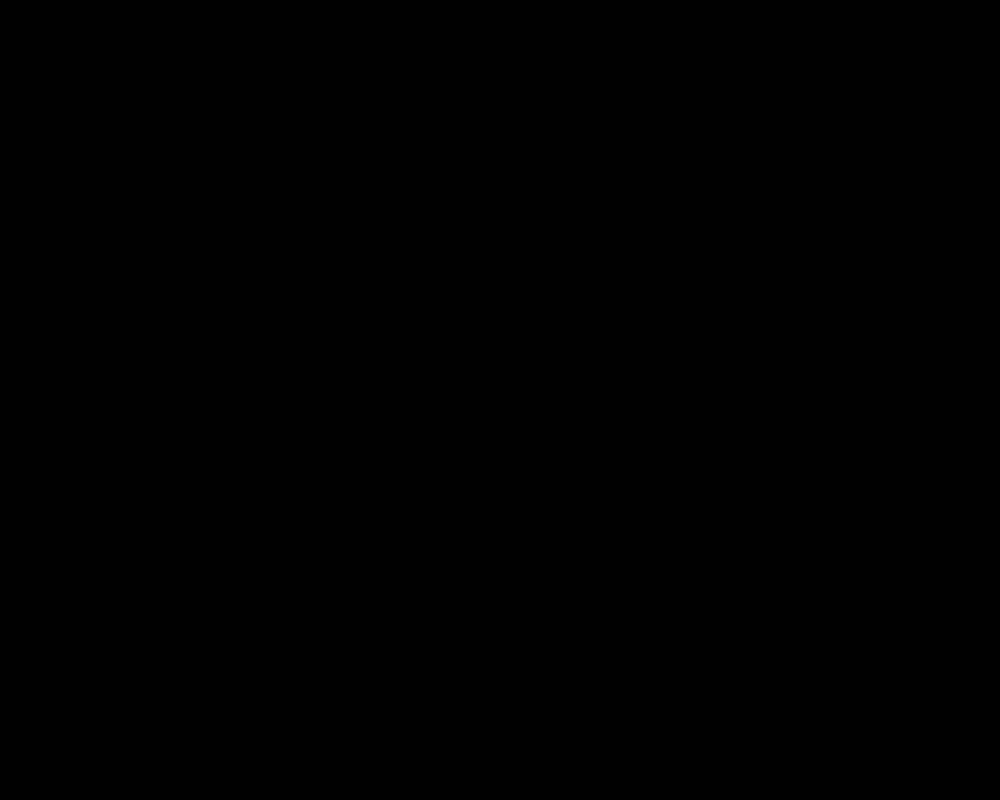
Frame 1 (no input)
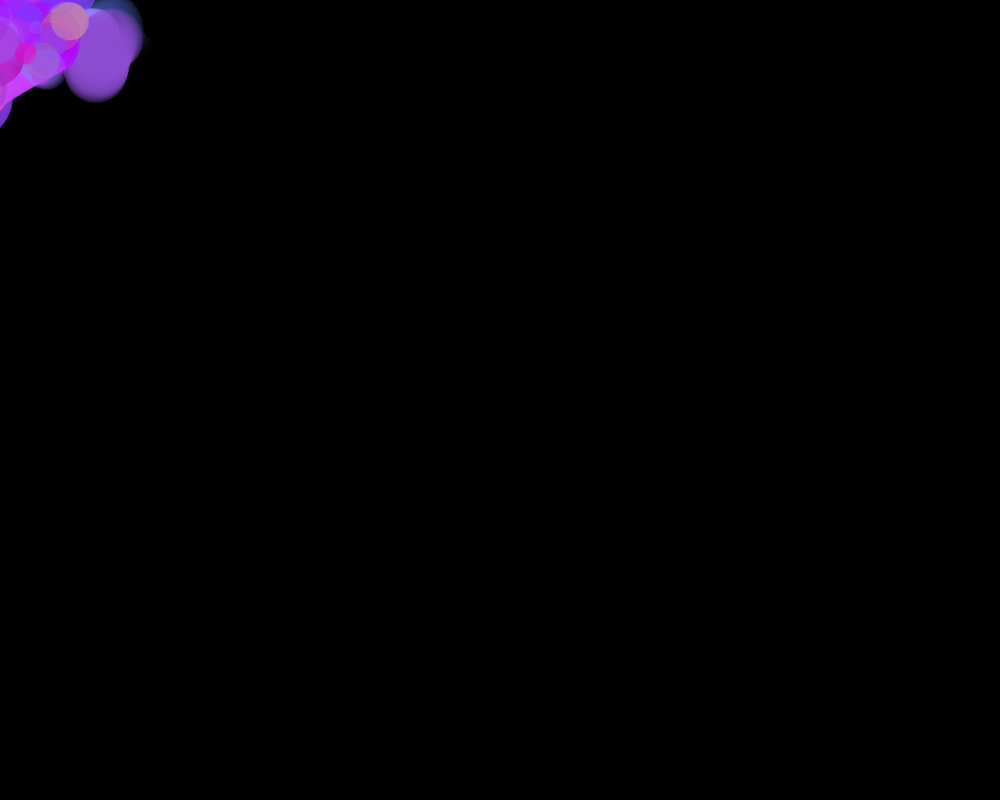
Frame 60 (the mouse pressed at the canvas centre just before this capture)
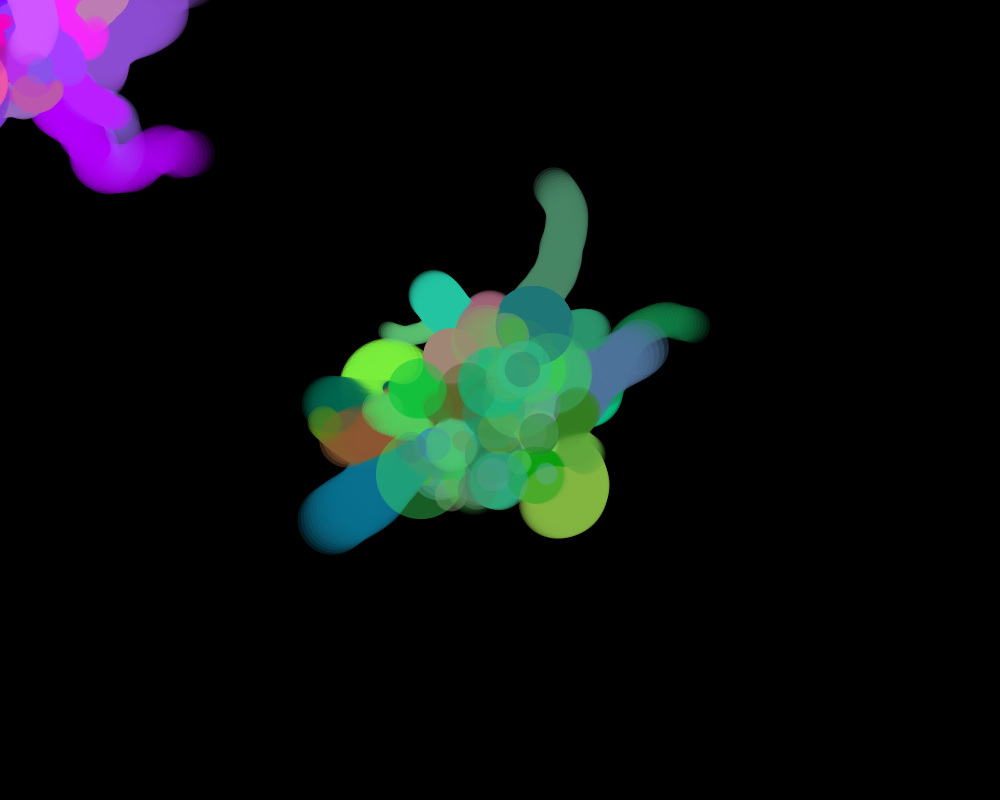
Frame 120 (the mouse held since frame 60 and released just before this capture)

The Processing sketch that drew these frames (run headless with seeded random() and noise(); from frame 60 on, the mouse is pressed at the canvas centre):

// Processing sketch: processing_157792
// ── processing_157792.pde

//Random generator;
color baseColor;
ArrayList splatters;
boolean clearBackground;
boolean DEBUG = true;
boolean DEBUG_INIT = true;
boolean DEBUG_LOGIC = true;

float nextGaussian()
{
  return( (random(1)*2 - 1) + (random(1)*2 - 1) + (random(1)*2 - 1) );
}

void setup()
{

  splatters = new ArrayList<Splatter>();
  size(1000, 800);
  smooth();
  background(0);
  baseColor = color(random(255), random(255), random(255), 125);
}

void draw()
{
  if (clearBackground)
    background(0);
    
  Splatter newSplatter = new Splatter(baseColor, mouseX, mouseY, 50);
  splatters.add(newSplatter);  
  
  for (int i = splatters.size()-1; i >= 0; i--) {
    Splatter splatter = (Splatter)splatters.get(i);
    
    splatter.Draw();
    
    splatter.Update();
    
    if (splatter.finished) {
      splatters.remove(i);
    }
  }
  
  smooth();
  noCursor();
}

void mousePressed()
{
  baseColor = color(random(255), random(255), random(255), 125);
}

void keyPressed()
{
   if (key == ' ')
      clearBackground = !clearBackground;
}
class Splatter
{
  private static final float POS_DEV = 45;
  private static final float R_DEV = 15;
  private static final float VELOCITY_DEV = 2.5;
  private static final float VELOCITY_MEAN = 1;
  private static final float TURNING_SPEED_DEV = .25;
  private static final float TURNING_SPEED_MEAN = .25;
  private static final float COLOR_DEV = 40;
  private static final float fadeSpeed = .3;
  private static final float shrinkSpeed = .1;
  
  private float direction;
  private float velocity;
  private float turningSpeed;
  
  private float x, y, r;
  private color c;
  private boolean finished;
  
  Splatter(color base, float x, float y, float r)
  {
    this.x = nextGaussian() * POS_DEV + x;
    this.y = nextGaussian() * POS_DEV + y;
    this.r = nextGaussian() * R_DEV + r;
    this.c = color(
      nextGaussian() * COLOR_DEV + red(base),
      nextGaussian() * COLOR_DEV + green(base),
      nextGaussian() * COLOR_DEV + blue(base),
      nextGaussian() * COLOR_DEV + alpha(base)
    );
    finished = false;
    direction = random(TWO_PI);
    velocity = nextGaussian() * VELOCITY_DEV + VELOCITY_MEAN;
    turningSpeed = nextGaussian() * TURNING_SPEED_DEV + TURNING_SPEED_MEAN;
  }
  
  void Update()
  {
    r -= shrinkSpeed;
    if (r < 0)
      finished = true;
    float a = alpha(c);
    a -= fadeSpeed;
    c = color(red(c), green(c), blue(c), a);
    if (a < 0)
      finished = true;
     
      
    Walk();
  }
  
  void Walk()
  {
     direction += random(-turningSpeed, turningSpeed);
     x += cos(direction) * velocity;
     y += sin(direction) * velocity;
     
     if (x < -r || x > width + r || y < - r || y > height + r)
       finished = true;
  }

  void Draw()
  {
    noStroke();
    fill(c);
    ellipse(x, y, r, r);
  }
}
